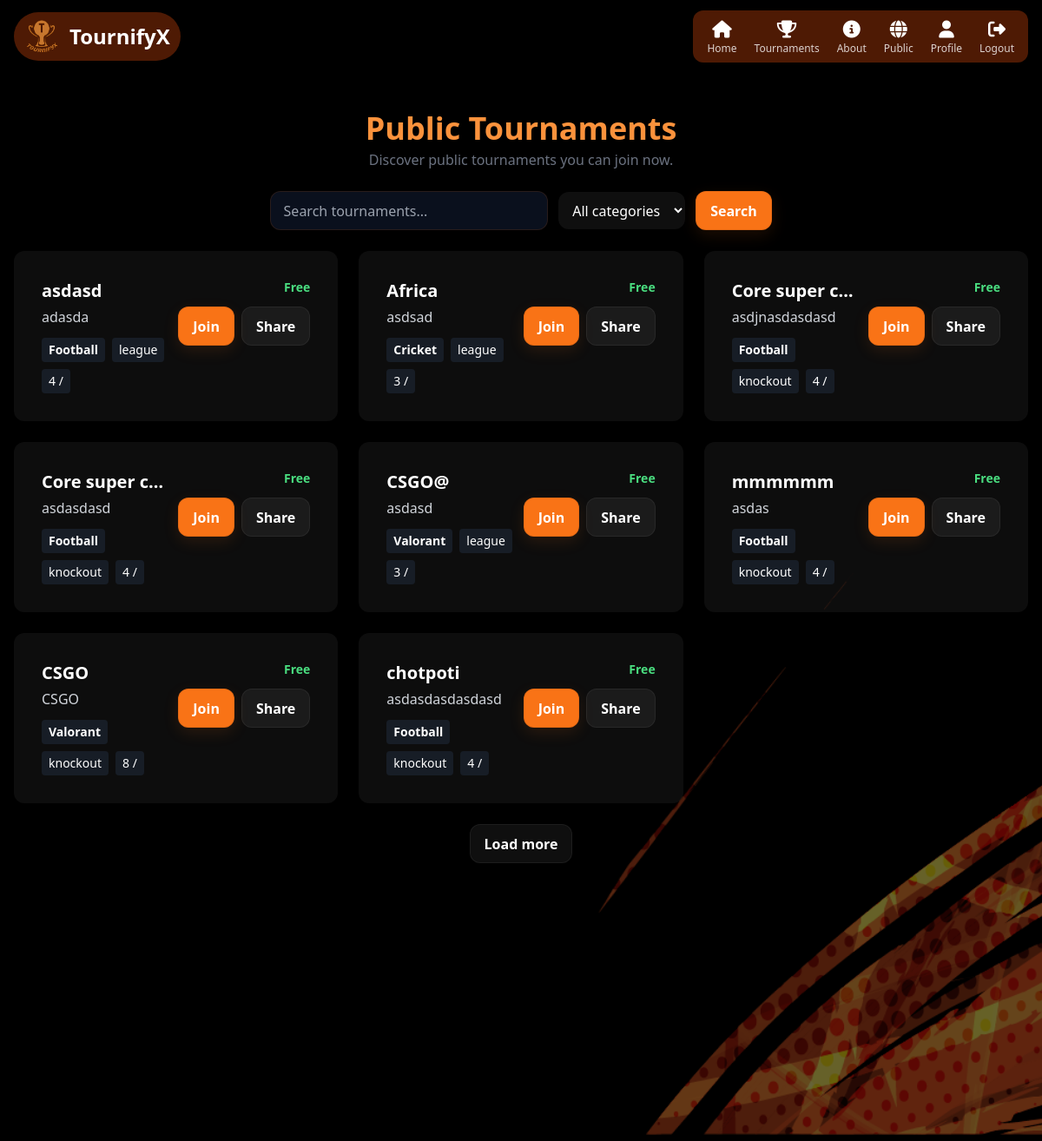
The app's page /public-tournaments/ (signed in) with its own data.
### tournifyx/models.py (models this page shows, shortened)
class Tournament(models.Model):
    CATEGORY_CHOICES = [
        ('football', 'Football'),
        ('valorant', 'Valorant'),
        ('cricket', 'Cricket'),
        ('basketball', 'Basketball'),
    ]
    MATCH_TYPE_CHOICES = [
        ('knockout', 'Knockout'),
        ('league', 'League'),
    ]
    name = models.CharField(max_length=100)
    description = models.TextField(blank=True)
    category = models.CharField(max_length=50, choices=CATEGORY_CHOICES)
    num_participants = models.IntegerField(default=0)
    match_type = models.CharField(max_length=50, choices=MATCH_TYPE_CHOICES)
    created_by = models.ForeignKey('HostProfile', on_delete=models.CASCADE)
    code = models.CharField(max_length=6, unique=True)
    is_active = models.BooleanField(default=True)
    is_paid = models.BooleanField(default=False)
    price = models.DecimalField(max_digits=8, decimal_places=2, default=0.00)
    is_public = models.BooleanField(default=False)  # Add this line
    registration_deadline = models.DateTimeField(null=True, blank=True)
    is_finished = models.BooleanField(default=False)  # Host can manually mark tournament as finished

### tournifyx/views.py (the view)
# urls.py: path('public-tournaments/', views.public_tournaments, name='public_tournaments'),
@login_required(login_url='login')
def public_tournaments(request):
    tournaments = Tournament.objects.filter(is_public=True, is_active=True)
    tournaments = tournaments.order_by(
        'registration_deadline',
        '-num_participants',
        '-id'
    )
    q = request.GET.get('q', '').strip()
    if q:
        tournaments = tournaments.filter(
            models.Q(name__icontains=q) | models.Q(description__icontains=q)
        )
    category = request.GET.get('category', '').strip().lower()
    if category:
        tournaments = tournaments.filter(category__iexact=category)
    match_type = request.GET.get('match_type', '').strip().lower()
    if match_type:
        tournaments = tournaments.filter(match_type__iexact=match_type)
    free_only = request.GET.get('free_only')
    if free_only:
        tournaments = tournaments.filter(is_paid=False)
    featured_tournaments = tournaments.order_by('-id')[:2]
    return render(request, 'public_tournaments.html', {
        'tournaments': tournaments,
        'featured_tournaments': featured_tournaments,
    })

### templates/public_tournaments.html (shortened to what this page needs)
{% extends 'base.html' %}
{% load tz %}
{% load static %}
{% block content %}
{% now 'U' as now_ts %}
<div class="fixed inset-0 z-0 bg-cover bg-center" style="background-image: url('{% static "images/bg.png" %}');"></div>
<div class="fixed inset-0 z-0 bg-black/60" aria-hidden="true"></div>
<div class="min-h-screen py-8 px-4 relative z-10">
  <div class="max-w-7xl mx-auto">
    <div class="text-center mb-6">
      <h1 class="text-3xl sm:text-4xl font-extrabold text-orange-400">Public Tournaments</h1>
      <p class="text-gray-500 mt-1">Discover public tournaments you can join now.</p>
    </div>
    <form method="get" class="flex flex-col sm:flex-row items-center gap-3 justify-center mb-6">
      <input name="q" placeholder="Search tournaments..." value="{{ request.GET.q|default_if_none:'' }}" class="form-input w-full sm:w-80" aria-label="Search tournaments">
      <select name="category" class="form-input">
        <option value="">All categories</option>
      </select>
      <button type="submit" class="btn btn-primary">Search</button>
    </form>
    <div class="grid grid-cols-1 sm:grid-cols-2 lg:grid-cols-3 gap-6">
      {% if tournaments %}
        {% for t in tournaments %}
          <article class="bg-white/5 rounded-xl p-5 sm:p-8 shadow-sm overflow-hidden">
            <div class="flex justify-between items-start gap-3">
              <div class="min-w-0">
                <h3 class="text-lg sm:text-xl font-bold text-white truncate">{{ t.name }}</h3>
                <p class="text-sm sm:text-base text-gray-300 mt-1 truncate">{{ t.description|truncatechars:120 }}</p>
                <div class="mt-3 flex flex-wrap gap-2 text-xs sm:text-sm">
                  <span class="bg-gray-800/60 px-2 py-1 rounded font-semibold">{{ t.category|title }}</span>
                  <span class="bg-gray-800/60 px-2 py-1 rounded">{{ t.match_type }}</span>
                  <span class="bg-gray-800/60 px-2 py-1 rounded">{{ t.num_participants }} / {{ t.capacity }}</span>
                </div>
              </div>
              <div class="flex flex-col items-end gap-3">
                {% if t.is_paid %}
                  <div class="text-sm text-orange-400 font-semibold">Paid • ${{ t.price }}</div>
                {% else %}
                  <div class="text-sm text-green-400 font-semibold">Free</div>
                {% endif %}
                <div class="flex gap-2">
                  <a href="{% url 'join_public_tournament' t.id %}" class="btn btn-primary">Join</a>
                  <button type="button" data-code="{{ t.code }}" class="btn btn-secondary share-btn">Share</button>
                </div>
              </div>
            </div>
          </article>
        {% endfor %}
      {% else %}
        <div class="col-span-full text-center text-gray-400 py-12">No public tournaments available.</div>
      {% endif %}
    </div>
    <div class="mt-6 text-center">
      {% if page_obj %}
        <div class="inline-flex items-center gap-3">
          {% if page_obj.has_previous %}
            <a href="?page={{ page_obj.previous_page_number }}" class="btn btn-secondary">Previous</a>
          {% endif %}
          <span class="text-sm text-gray-300">Page {{ page_obj.number }} of {{ page_obj.paginator.num_pages }}</span>
          {% if page_obj.has_next %}
            <a href="?page={{ page_obj.next_page_number }}" class="btn btn-secondary">Next</a>
          {% endif %}
        </div>
      {% else %}
        <button class="btn btn-secondary">Load more</button>
      {% endif %}
    </div>
  </div>
</div>
{% endblock %}

### templates/base.html (style rules this page uses)
select, select:focus, textarea.select-like { background: rgba(255,255,255,0.06) !important; color: #ffffff !important; padding: .6rem .75rem !important; border-radius: .75rem !important; border: none !important; outline: none !important; box-shadow: none !important; }
select option { background: #0b1220 !important; color: #ffffff !important; }
.form-input { display: inline-block; background: rgba(15, 23, 42, 0.7); color: #fff; padding: .6rem .9rem; border-radius: .75rem; border: 1px solid rgba(249,115,22,0.12); outline: none; transition: box-shadow .15s ease, transform .12s ease; }
.btn { display: inline-flex; align-items: center; justify-content: center; gap: .5rem; padding: .6rem 1rem; border-radius: .75rem; font-weight: 700; cursor: pointer; transition: transform .12s ease, box-shadow .12s ease, background-color .12s ease; text-decoration: none; }
.btn-primary { background: #f97316; color: #fff; border: 1px solid rgba(0,0,0,0.08); box-shadow: 0 6px 18px rgba(249,115,22,0.12); }
.btn-secondary { background: rgba(255,255,255,0.06); color: #fff; border: 1px solid rgba(255,255,255,0.06); }
.site-bg { background: radial-gradient(ellipse at 10% 10%, rgba(9,20,36,0.92) 0%, rgba(2,6,12,0.96) 45%), linear-gradient(180deg, rgba(3,7,18,0.85), rgba(2,4,8,1)); background-attachment: fixed; background-size: cover; }

### records on screen
Tournament: name "asdasd", description "adasda", category "Football", match_type "league", num_participants "4", is_paid "Free"
Tournament: name "Africa", description "asdsad", category "Cricket", match_type "league", num_participants "3", is_paid "Free"
Tournament: name "Core super c…", description "asdjnasdasdasd", category "Football", match_type "knockout", num_participants "4", is_paid "Free"
Tournament: name "Core super c…", description "asdasdasd", category "Football", match_type "knockout", num_participants "4", is_paid "Free"
Tournament: name "CSGO@", description "asdasd", category "Valorant", match_type "league", num_participants "3", is_paid "Free"
Tournament: name "mmmmmm", description "asdas", category "Football", match_type "knockout", num_participants "4", is_paid "Free"
Tournament: name "CSGO", description "CSGO", category "Valorant", match_type "knockout", num_participants "8", is_paid "Free"
Tournament: name "chotpoti", description "asdasdasdasdasd", category "Football", match_type "knockout", num_participants "4", is_paid "Free"
